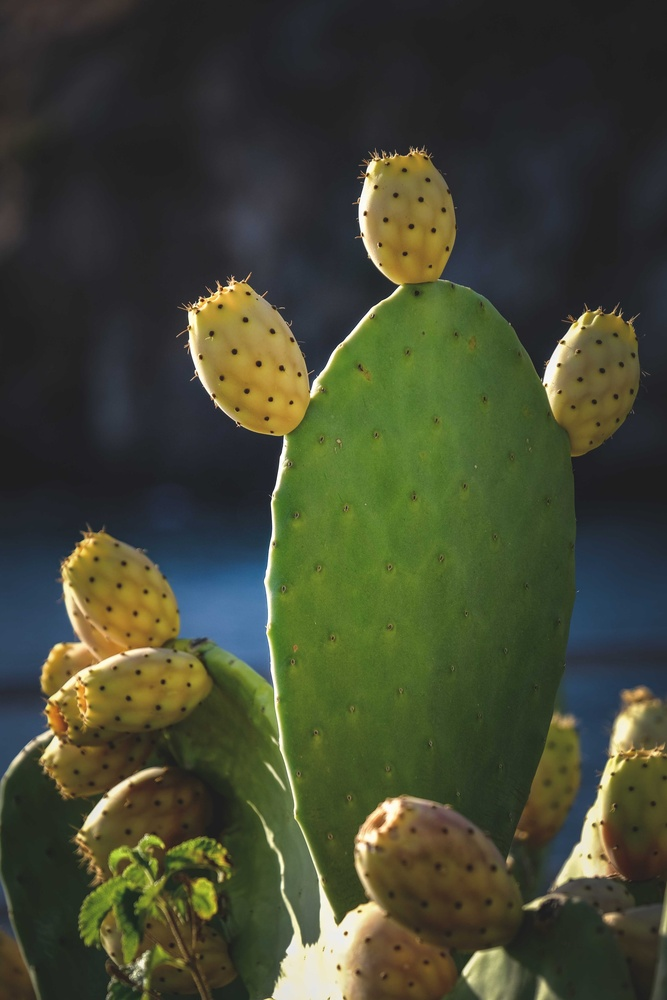
%> input picture clase_03_Operaciones_puntuales/img_1.jpg, 667 x 1000 px, shrunk from 2400 x 3600 before the run
$ octave negativo.m   (GNU Octave 9; MATLAB toolbox functions it lacks are replaced by stand-ins)
%> lines starting %> are read from the running program, lines starting %| are printed output that depends on the picture
cls
%> (this line was passed over: cls is not available in this run)
clear all
close all

img = imread("img_1.jpg");
%> img is the input picture: size 1000x667x3 uint8; mean R, G, B 67.7, 71.6, 50.8
% figure(1)
% imshow(img);

%% negativo de una imgen
img_neg = 255 - img;
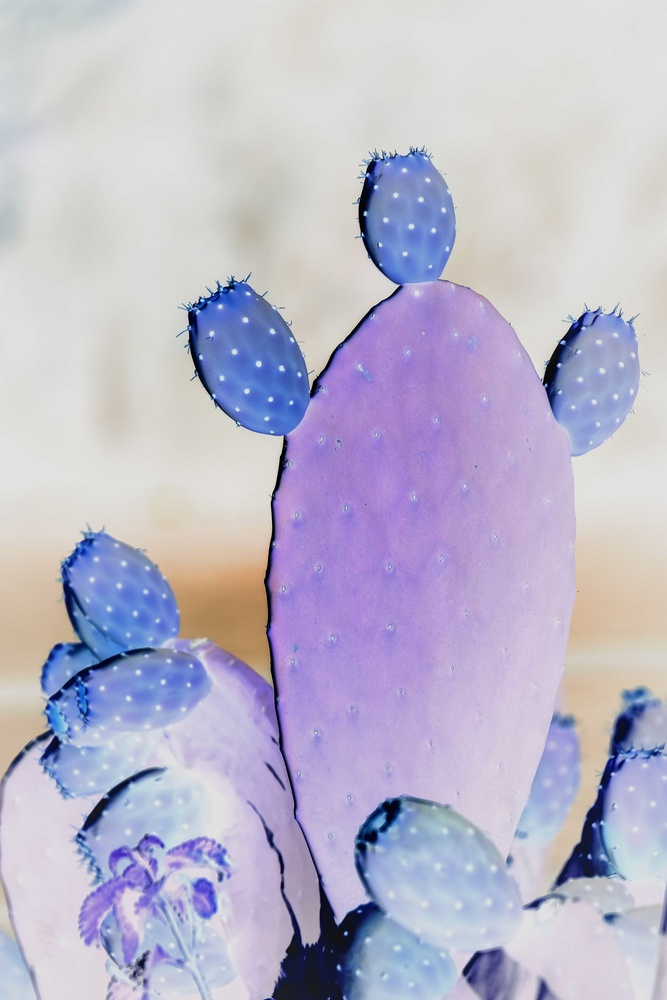
%> img_neg: size 1000x667x3 uint8; mean R, G, B 187.3, 183.4, 204.2
figure(2);
imshow([img,img_neg]);
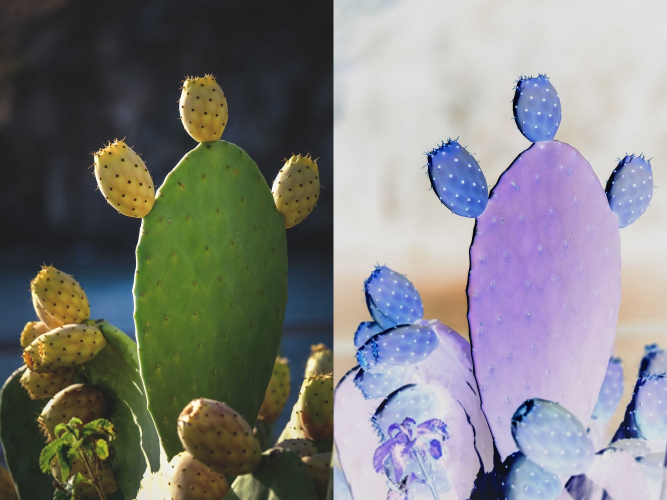
%> displayed picture: size 1000x1334x3, on the screen's scale of 0 to 255 (shown at 1/2 size); mean R, G, B 127.5, 127.5, 127.5

$ run again, with clase_03_Operaciones_puntuales/figurax.png saved as clase_03_Operaciones_puntuales/img_1.jpg
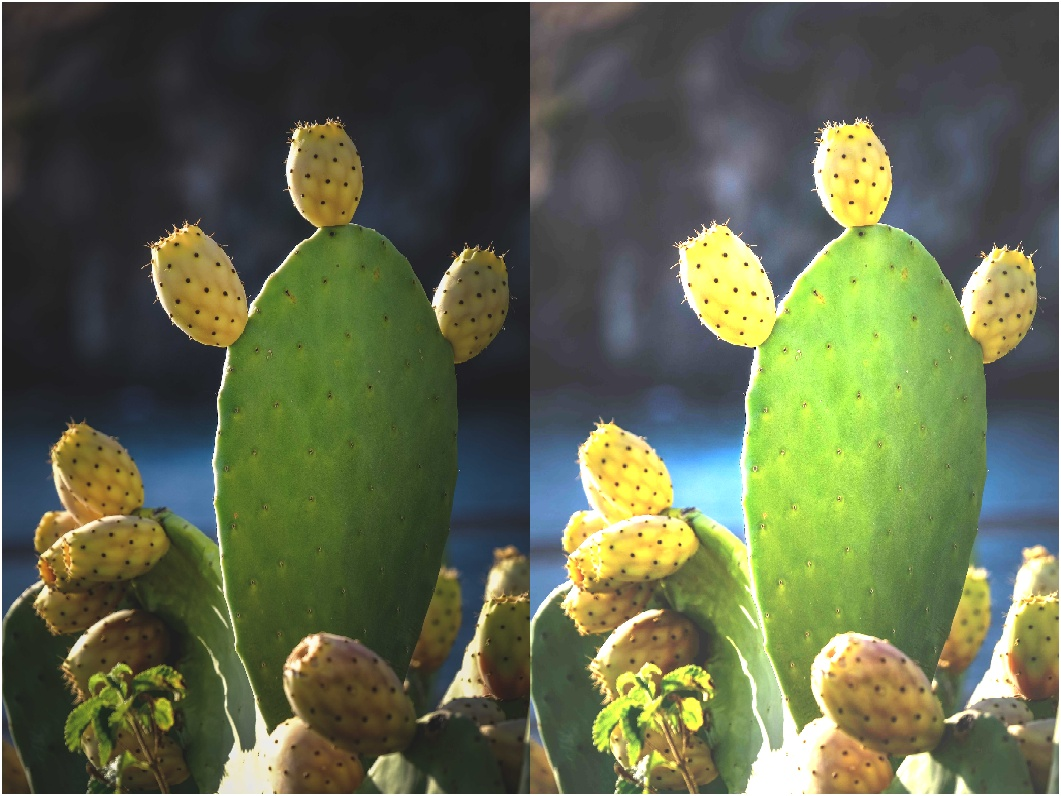
%> input picture clase_03_Operaciones_puntuales/figurax.png, 1061 x 796 px
%> img is the input picture: size 796x1061x3 uint8; mean R, G, B 97.3, 104.7, 75.6
%> `img_neg = 255 - img;`:
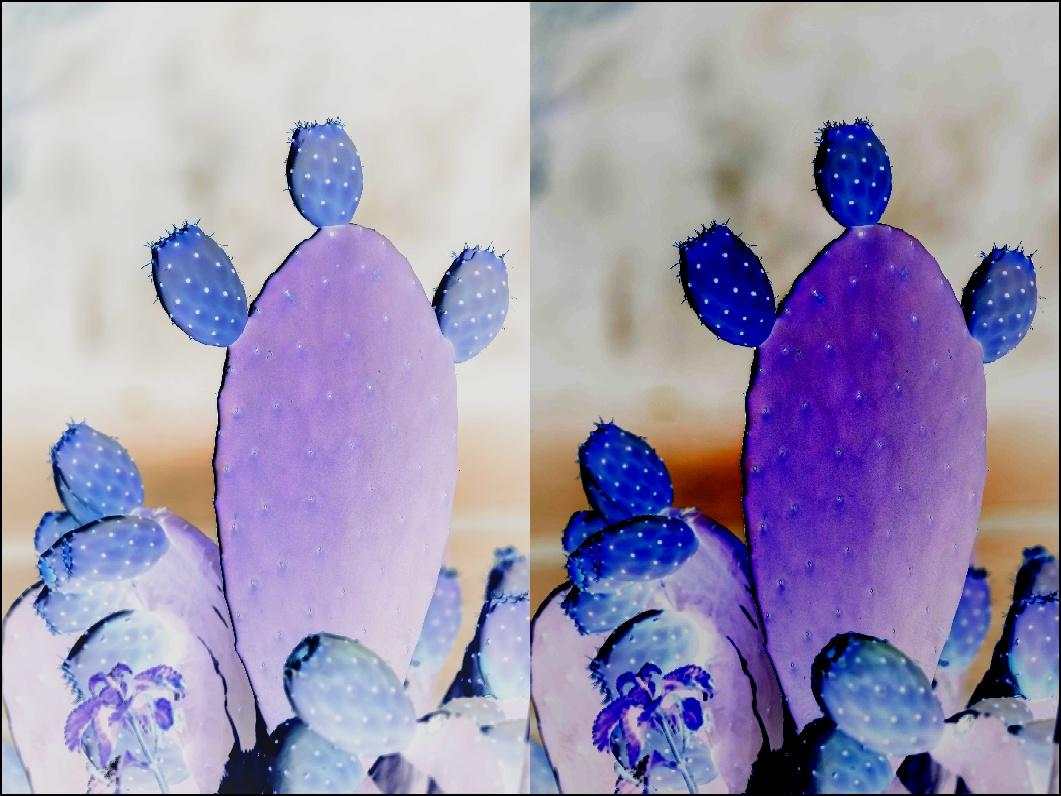
%> img_neg: size 796x1061x3 uint8; mean R, G, B 157.7, 150.3, 179.4
%> `imshow([img,img_neg]);`:
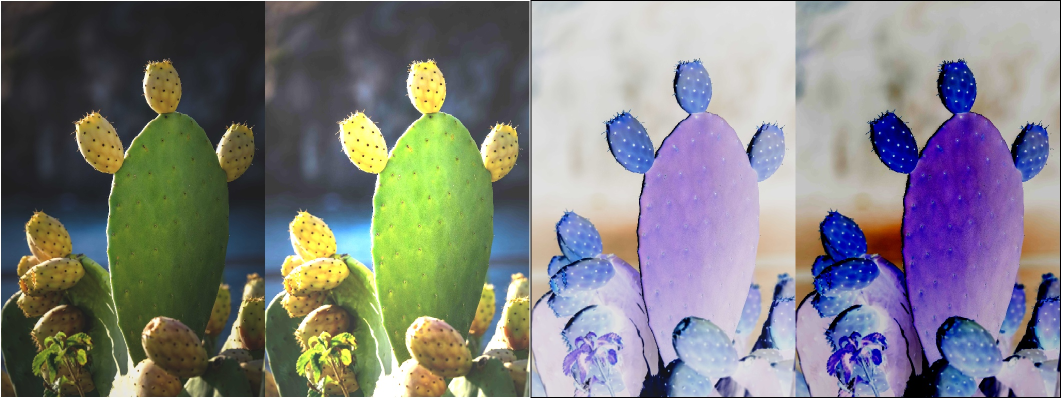
%> displayed picture: size 796x2122x3, on the screen's scale of 0 to 255 (shown at 1/2 size); mean R, G, B 127.5, 127.5, 127.5
